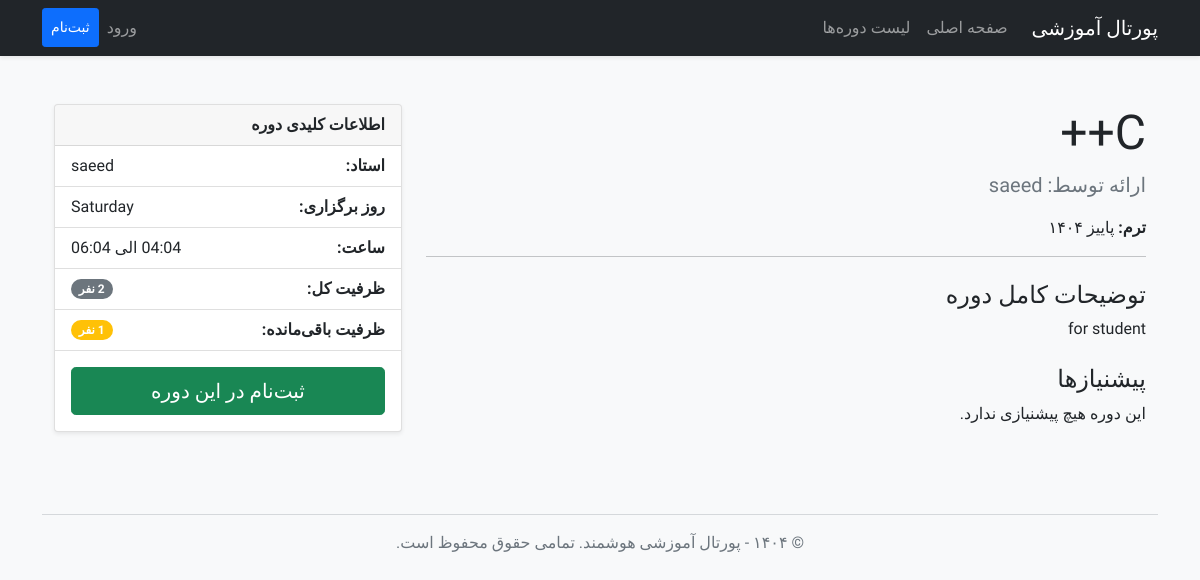
The page /course/1 on the database its author committed.
### app/models.py (models this page shows, shortened)
class Course(db.Model):
    id = db.Column(db.Integer, primary_key=True)
    title = db.Column(db.String(140), nullable=False)
    description = db.Column(db.Text)
    credits = db.Column(db.Integer, nullable=False, default=3)
    day_of_week = db.Column(db.String(20), nullable=False)
    start_time = db.Column(db.Time, nullable=False)
    end_time = db.Column(db.Time, nullable=False)
    capacity = db.Column(db.Integer, default=20)
    instructor_id = db.Column(db.Integer, db.ForeignKey('user.id'))
    term_id = db.Column(db.Integer, db.ForeignKey('term.id'), nullable=False)
    enrollments = db.relationship('Enrollment', backref='course', lazy='dynamic', foreign_keys='Enrollment.course_id')
    prereqs = db.relationship(
        'Course', secondary=prerequisites,
        primaryjoin=(prerequisites.c.course_id == id),
        secondaryjoin=(prerequisites.c.prerequisite_id == id),
        backref=db.backref('is_prereq_for', lazy='dynamic'),
        lazy='dynamic'
    )

class User(UserMixin, db.Model):
    id = db.Column(db.Integer, primary_key=True)
    username = db.Column(db.String(64), index=True, unique=True, nullable=False)
    email = db.Column(db.String(120), index=True, unique=True, nullable=False)
    password_hash = db.Column(db.String(128))
    role = db.Column(db.String(20), nullable=False, default='student')
    enrollments = db.relationship('Enrollment', backref='student', lazy='dynamic', foreign_keys='Enrollment.user_id')
    taught_courses = db.relationship('Course', backref='instructor', lazy='dynamic',
                                     foreign_keys='Course.instructor_id')

class Term(db.Model):
    id = db.Column(db.Integer, primary_key=True)
    name = db.Column(db.String(140), nullable=False, unique=True)
    is_active = db.Column(db.Boolean, default=False, nullable=False)
    courses = db.relationship('Course', backref='term', lazy='dynamic')

### app/routes.py (the view)
@app.route('/course/<int:course_id>')
def course_detail(course_id):
    course = Course.query.get_or_404(course_id)
    enrollment_count = Enrollment.query.filter_by(course_id=course.id).count()
    remaining_capacity = course.capacity - enrollment_count
    return render_template(
        'course_detail.html',
        title=course.title,
        course=course,
        remaining_capacity=remaining_capacity
    )

### app/templates/course_detail.html
{% extends "base.html" %}
{% block content %}
<div class="container py-4">
    <div class="row">
        <div class="col-lg-8 mb-4 mb-lg-0">
            <h1 class="display-5">{{ course.title }}</h1>
            <p class="lead text-muted">ارائه توسط: {{ course.instructor.username }}</p>
            <p><strong>ترم:</strong> {{ course.term.name }}</p>
            <hr>
            <h4 class="mt-4">توضیحات کامل دوره</h4>
            <p>{{ course.description }}</p>
            <h4 class="mt-4">پیشنیازها</h4>
            {% if course.prereqs.all() %}
                <ul class="list-unstyled">
                {% for prereq in course.prereqs %}
                    <li><i class="bi bi-check-circle-fill text-success"></i> <a href="{{ url_for('course_detail', course_id=prereq.id) }}" class="text-decoration-none">{{ prereq.title }}</a></li>
                {% endfor %}
                </ul>
            {% else %}
                <p>این دوره هیچ پیشنیازی ندارد.</p>
            {% endif %}
        </div>
        <div class="col-lg-4">
            <div class="card shadow-sm sticky-top" style="top: 2rem;">
                <div class="card-header fw-bold">
                    اطلاعات کلیدی دوره
                </div>
                <ul class="list-group list-group-flush">
                    <li class="list-group-item d-flex justify-content-between align-items-center">
                        <strong>استاد:</strong> <span>{{ course.instructor.username }}</span>
                    </li>
                    <li class="list-group-item d-flex justify-content-between align-items-center">
                        <strong>روز برگزاری:</strong> <span>{{ course.day_of_week }}</span>
                    </li>
                    <li class="list-group-item d-flex justify-content-between align-items-center">
                        <strong>ساعت:</strong> <span>{{ course.start_time.strftime('%H:%M') }} الی {{ course.end_time.strftime('%H:%M') }}</span>
                    </li>
                    <li class="list-group-item d-flex justify-content-between align-items-center">
                        <strong>ظرفیت کل:</strong> <span class="badge bg-secondary rounded-pill">{{ course.capacity }} نفر</span>
                    </li>
                    <li class="list-group-item d-flex justify-content-between align-items-center">
                        <strong>ظرفیت باقی‌مانده:</strong>
                        <span class="badge bg-{% if remaining_capacity > 5 %}success{% elif remaining_capacity > 0 %}warning{% else %}danger{% endif %} rounded-pill">
                            {{ remaining_capacity }} نفر
                        </span>
                    </li>
                </ul>
                <div class="card-body text-center p-3">
                    {% if remaining_capacity > 0 %}
                    <form action="{{ url_for('enroll', course_id=course.id) }}" method="POST">
                        <button type="submit" class="btn btn-success btn-lg w-100">ثبت‌نام در این دوره</button>
                    </form>
                    {% else %}
                    <button type="button" class="btn btn-danger btn-lg w-100" disabled>ظرفیت تکمیل است</button>
                    {% endif %}
                </div>
            </div>
        </div>
    </div>
</div>
{% endblock %}

### app/static/css/style.css (style rules this page uses)
body { font-family: 'Vazirmatn', sans-serif; font-weight: 400; }

### rows shown on the page
Course: title "C++", description "for student", day_of_week "Saturday", end_time "06:04", capacity "2"
User: instructor.username "saeed"
Term: term.name "پاییز ۱۴۰۴"
